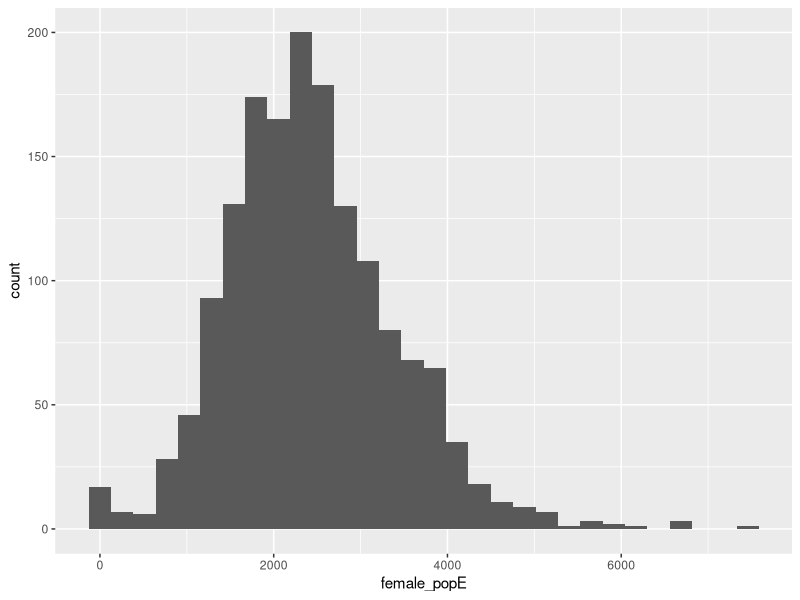

Write the R code that produced this figure. (Note: this script raises an error after producing the figure.)
## ---- chunk 1
knitr::opts_chunk$set(echo = TRUE)
## ---- chunk 2
library(ggplot2)
library(tidyverse)
library(ggthemes)

## ---- chunk 3
Bay_tract_data <- read_csv("jeffersonbay2018.csv") %>%
  filter(region == "Bay")
attach(Bay_tract_data)
## ---- chunk 4

summary(female_popE)
sd(female_popE)
pop_mean9 <- t.test(female_popE)
pop_mean9
## ---- chunk 5
hist9 <- ggplot(Bay_tract_data, aes(x = female_popE)) +
  geom_histogram() 


## ---- chunk 6
hist9+
  theme_solarized() +
  scale_x_continuous(name = "Female Population Count Per Tract") +
  scale_y_continuous(name = "Total") +
  annotate("text", x = 4000, y = 150, size = 3, 
           label = paste("Population mean (95% confidence):",
                         prettyNum(pop_mean9$conf.int[1], digits = 0),
                         "to",
                         prettyNum(pop_mean9$conf.int[2], digits = 0),
                        
                         "\nSample mean:", 
                         prettyNum(mean(female_popE), digits = 0), 
                         "\nSample median:",
                         prettyNum(median(female_popE), digits = 0),
                         "\nSample standard deviation:",
                         prettyNum(sd(female_popE), digits = 0), 
                         "\nSample interquartile range:",
                         prettyNum(quantile(female_popE)["25%"], digits = 0),
                         "to",
                         prettyNum(quantile(female_popE)["75%"], digits = 0)),
           hjust = 0, vjust = 1) 

## ---- chunk 7

summary(male_popE)
sd(male_popE)
pop_mean10 <- t.test(male_popE)
pop_mean10

## ---- chunk 8
hist10 <- ggplot(Bay_tract_data, aes(x = male_popE)) +
  geom_histogram() 

## ---- chunk 9
hist10+
  theme_solarized() +
  scale_x_continuous(name = "Male Population Count Per Tract") +
  scale_y_continuous(name = "Total") +
  annotate("text", x = 4000, y = 150, size = 3, 
           label = paste("Population mean (95% confidence):",
                         prettyNum(pop_mean10$conf.int[1], digits = 0),
                         "to",
                         prettyNum(pop_mean10$conf.int[2], digits = 0),
                        
                         "\nSample mean:", 
                         prettyNum(mean(male_popE), digits = 0), 
                         "\nSample median:",
                         prettyNum(median(male_popE), digits = 0),
                         "\nSample standard deviation:",
                         prettyNum(sd(male_popE), digits = 0), 
                         "\nSample interquartile range:",
                         prettyNum(quantile(male_popE)["25%"], digits = 0),
                         "to",
                         prettyNum(quantile(male_popE)["75%"], digits = 0)),
           hjust = 0, vjust = 1) 

## ---- chunk 10
summary(poverty_100E)
sd(poverty_100E)
pop_mean11 <- t.test(poverty_100E)
pop_mean11
## ---- chunk 11
hist11<- ggplot(Bay_tract_data, aes(x = poverty_100E)) +
  geom_histogram() 
## ---- chunk 12
hist11+
  theme_solarized() +
  scale_x_continuous(name = "Population Below 100% Poverty Rate") +
  scale_y_continuous(name = "Total") +
  annotate("text", x = 1000, y = 300, size = 3, 
           label = paste("Population mean (95% confidence):",
                         prettyNum(pop_mean11$conf.int[1], digits = 0),
                         "to",
                         prettyNum(pop_mean11$conf.int[2], digits = 0),
                        
                         "\nSample mean:", 
                         prettyNum(mean(poverty_100E), digits = 0), 
                         "\nSample median:",
                         prettyNum(median(poverty_100E), digits = 0),
                         "\nSample standard deviation:",
                         prettyNum(sd(poverty_100E), digits = 0), 
                         "\nSample interquartile range:",
                         prettyNum(quantile(poverty_100E)["25%"], digits = 0),
                         "to",
                         prettyNum(quantile(poverty_100E)["75%"], digits = 0)),
           hjust = 0, vjust = 1) 

## ---- chunk 13
summary(poverty_149E)
sd(poverty_149E)
pop_mean12 <- t.test(poverty_149E)
pop_mean12
## ---- chunk 14
hist12 <- ggplot(Bay_tract_data, aes(x = poverty_149E)) +
  geom_histogram() 
## ---- chunk 15
hist12+
  theme_solarized() +
  scale_x_continuous(name = "Population Between 100-149% Poverty Rate") +
  scale_y_continuous(name = "Total") +
  annotate("text", x = 500, y = 250, size = 3, 
           label = paste("Population mean (95% confidence):",
                         prettyNum(pop_mean12$conf.int[1], digits = 0),
                         "to",
                         prettyNum(pop_mean12$conf.int[2], digits = 0),
                        
                         "\nSample mean:", 
                         prettyNum(mean(poverty_149E), digits = 0), 
                         "\nSample median:",
                         prettyNum(median(poverty_149E), digits = 0),
                         "\nSample standard deviation:",
                         prettyNum(sd(poverty_149E), digits = 0), 
                         "\nSample interquartile range:",
                         prettyNum(quantile(poverty_149E)["25%"], digits = 0),
                         "to",
                         prettyNum(quantile(poverty_100E)["75%"], digits = 0)),
           hjust = 0, vjust = 1) 

## ---- chunk 16
summary(poverty_150E)
sd(poverty_150E)
pop_mean13 <- t.test(poverty_150E)
pop_mean13
## ---- chunk 17
hist13 <- ggplot(Bay_tract_data, aes(x = poverty_150E)) +
  geom_histogram() 

## ---- chunk 18
hist13+
  theme_solarized() +
  scale_x_continuous(name = "Population Over 150% Poverty Rate") +
  scale_y_continuous(name = "Total") +
  annotate("text", x = 7000, y = 175, size = 3, 
           label = paste("Population mean (95% confidence):",
                         prettyNum(pop_mean13$conf.int[1], digits = 0),
                         "to",
                         prettyNum(pop_mean13$conf.int[2], digits = 0),
                        
                         "\nSample mean:", 
                         prettyNum(mean(poverty_150E), digits = 0), 
                         "\nSample median:",
                         prettyNum(median(poverty_150E), digits = 0),
                         "\nSample standard deviation:",
                         prettyNum(sd(poverty_150E), digits = 0), 
                         "\nSample interquartile range:",
                         prettyNum(quantile(poverty_150E)["25%"], digits = 0),
                         "to",
                         prettyNum(quantile(poverty_150E)["75%"], digits = 0)),
           hjust = 0, vjust = 1) 
## ---- chunk 19
summary(pub_assistE)
sd(pub_assistE)
pop_mean14 <- t.test(pub_assistE)
pop_mean14
## ---- chunk 20
hist14 <- ggplot(Bay_tract_data, aes(x = pub_assistE)) +
  geom_histogram() 
## ---- chunk 21
hist14+
  theme_solarized() +
  scale_x_continuous(name = "Population Using Public Assistance (Including SSI)") +
  scale_y_continuous(name = "Total") +
  annotate("text", x = 4000, y = 200, size = 3, 
           label = paste("Population mean (95% confidence):",
                         prettyNum(pop_mean14$conf.int[1], digits = 0),
                         "to",
                         prettyNum(pop_mean14$conf.int[2], digits = 0),
                        
                         "\nSample mean:", 
                         prettyNum(mean(pub_assistE), digits = 0), 
                         "\nSample median:",
                         prettyNum(median(pub_assistE), digits = 0),
                         "\nSample standard deviation:",
                         prettyNum(sd(pub_assistE), digits = 0), 
                         "\nSample interquartile range:",
                         prettyNum(quantile(pub_assistE)["25%"], digits = 0),
                         "to",
                         prettyNum(quantile(pub_assistE)["75%"], digits = 0)),
           hjust = 0, vjust = 1) 
## ---- chunk 22
summary(cash_assistE)
sd(cash_assistE)
pop_mean15 <- t.test(cash_assistE)
pop_mean15
## ---- chunk 23
hist15 <- ggplot(Bay_tract_data, aes(x = cash_assistE)) +
  geom_histogram() 
## ---- chunk 24
hist15+
  theme_solarized() +
  scale_x_continuous(name = "Population Using Public Assistance (Cash and Food Stamps)") +
  scale_y_continuous(name = "Total") +
  annotate("text", x = 250, y = 250, size = 3, 
           label = paste("Population mean (95% confidence):",
                         prettyNum(pop_mean15$conf.int[1], digits = 0),
                         "to",
                         prettyNum(pop_mean15$conf.int[2], digits = 0),
                        
                         "\nSample mean:", 
                         prettyNum(mean(cash_assistE), digits = 0), 
                         "\nSample median:",
                         prettyNum(median(cash_assistE), digits = 0),
                         "\nSample standard deviation:",
                         prettyNum(sd(cash_assistE), digits = 0), 
                         "\nSample interquartile range:",
                         prettyNum(quantile(cash_assistE)["25%"], digits = 0),
                         "to",
                         prettyNum(quantile(cash_assistE)["75%"], digits = 0)),
           hjust = 0, vjust = 1) 
## ---- chunk 25
summary(no_assistE)
sd(no_assistE)
pop_mean16 <- t.test(no_assistE)
pop_mean16
## ---- chunk 26
hist16 <- ggplot(Bay_tract_data, aes(x = no_assistE)) +
  geom_histogram() 
## ---- chunk 27
hist16+
  theme_solarized() +
  scale_x_continuous(name = "Population Not Receiving Public Assistance") +
  scale_y_continuous(name = "Total") +
  annotate("text", x = 4000, y = 200, size = 3, 
           label = paste("Population mean (95% confidence):",
                         prettyNum(pop_mean16$conf.int[1], digits = 0),
                         "to",
                         prettyNum(pop_mean16$conf.int[2], digits = 0),
                        
                         "\nSample mean:", 
                         prettyNum(mean(poverty_100E), digits = 0), 
                         "\nSample median:",
                         prettyNum(median(poverty_100E), digits = 0),
                         "\nSample standard deviation:",
                         prettyNum(sd(poverty_100E), digits = 0), 
                         "\nSample interquartile range:",
                         prettyNum(quantile(poverty_100E)["25%"], digits = 0),
                         "to",
                         prettyNum(quantile(poverty_100E)["75%"], digits = 0)),
           hjust = 0, vjust = 1) 
## ---- chunk 28
meets_hs_grads2 <- t.test(majority_hs_grads)
below_hs_grads2 <- t.test(!majority_hs_grads)
## ---- chunk 29
grads_shares2 <- tibble(Diplomas = c("Meets Statewise Average",
                                    "Below Statewide Average"), 
                     `Sample` =c(paste(prettyNum(meets_hs_grads2$estimate*100,
                                         digits = 3), "%"),
                         paste(prettyNum(below_hs_grads2$estimate*100,
                                         digits = 3), "%")), 
                      `95-percent confidence interval` =  
                        c(paste(prettyNum(meets_hs_grads2$conf.int[1]*100,
                                          digits = 3), "% to ",
                                prettyNum(meets_hs_grads2$conf.int[2]*100,
                                          digits = 3), "%"),
                         paste(prettyNum(below_hs_grads2$conf.int[1]*100,
                                          digits = 3), "% to ",
                                prettyNum(below_hs_grads2$conf.int[2]*100,
                                          digits = 3), "%")))
knitr::kable(grads_shares2, caption = "Census Tracts in Bay Region")
